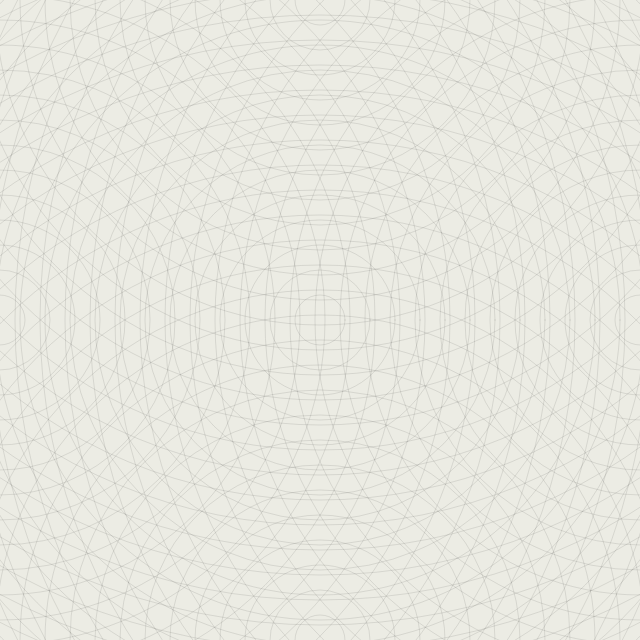
Frame 1 (no input)
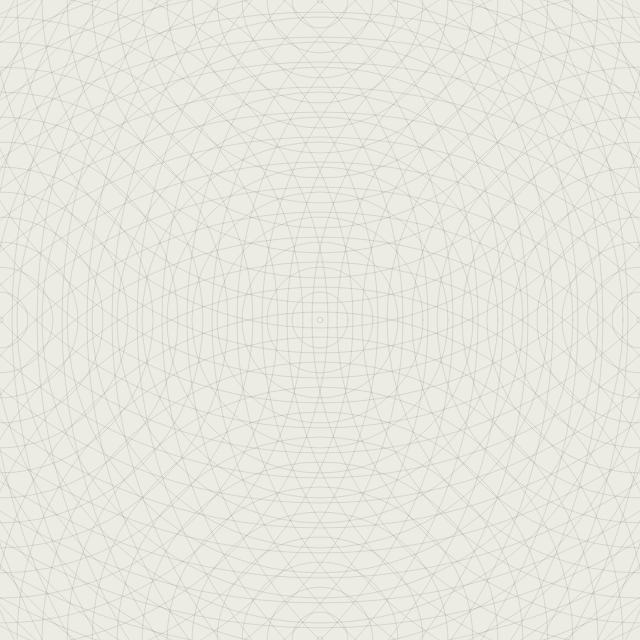
Frame 60 (no input)
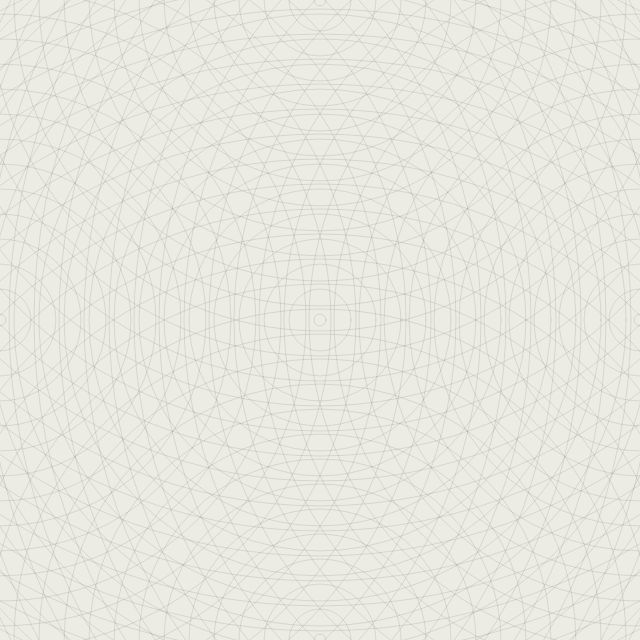
Frame 120 (the mouse pressed at the canvas centre since frame 60)

The p5.js sketch that drew these frames (run headless with seeded random() and noise() and a simulated clock; from frame 60 on, the mouse is pressed at the canvas centre):

// p5.js sketch
// ── sketch.js
var radii;
var t;

function setup() {
  createCanvas(640, 640);
  radii = [];
  for (var i = 0; i < 50; i++) {
    radii.push(i * 50);
  }
  t = 0;
}

function draw() {
  background('#ecece4');
  stroke(0);
  strokeWeight(0.1);
  noFill();
  
  var centerX = width / 2;
  var centerY = height / 2;
  
  for (var i = 0; i < radii.length; i++) {
    var radius = radii[i];
    
    // circles in the center
    ellipse(centerX, centerY, radius, radius);
    
    // arcs from the top
    arc(width / 2, 0, radius, radius, 0, PI);
    
    // arcs from the bottom
    arc(width / 2, height, radius, radius, PI, 0);
    
    // arcs from the left
    arc(0, height / 2, radius, radius, 3 * HALF_PI, HALF_PI);
    
    // arcs from the right
    arc(width, height / 2, radius, radius, HALF_PI, 3 * HALF_PI);
    
    radii[i] += 0.1;
  }
  
  if (radii[0] > 50) {
    radii.unshift(0);
  }
}
